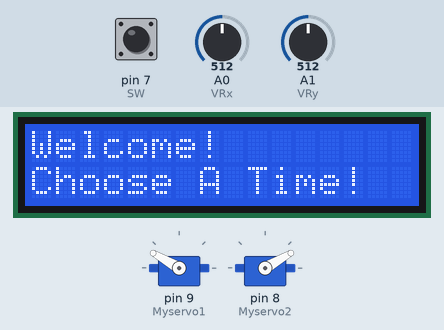
Simulated run of this sketch. Board: Arduino Uno, built with avr-gcc and run on an emulated ATmega328P. Shown: 16×2 character LCD, 2 × servo. Inputs (shaded band) come from the test bench; at power-on: A0 (VRx) = 512, pin 7 (SW) HIGH, A1 (VRy) = 512. What the sketch prints to the serial monitor is not drawn.

Above: at 1.2 s.
1.3 s: A0 (VRx) set to 1002
2.8 s: A0 (VRx) set to 1020
At 2.93 s:
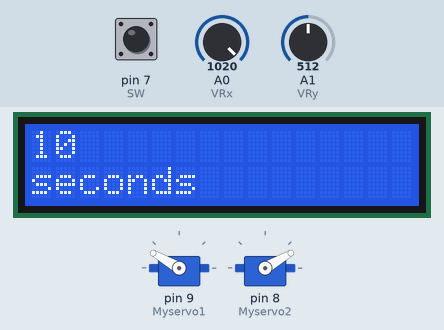
4.6 s: pin 7 (SW) pulled LOW for 3.2 s
At 8.64 s:
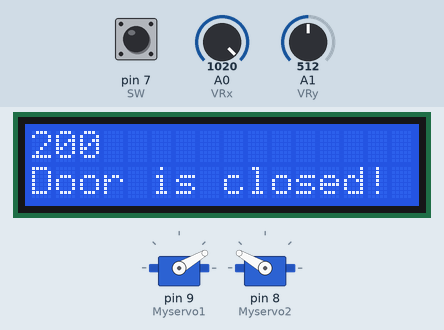
9.4 s: pin 7 (SW) pulled LOW for 0.15 s
At 10.69 s:
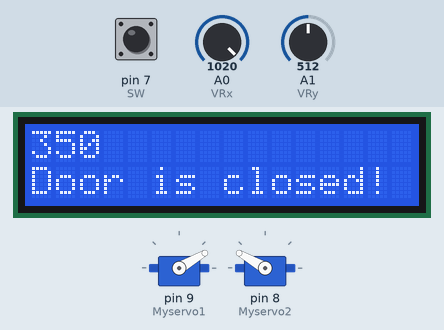
12.1 s: A0 (VRx) set to 306
At 12.15 s:
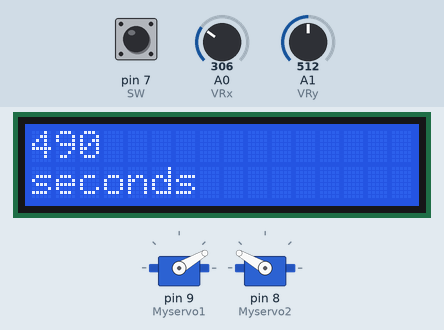
Timing chart, 0 to 14.8 s (numbered marks = the images above; inputs shaded):
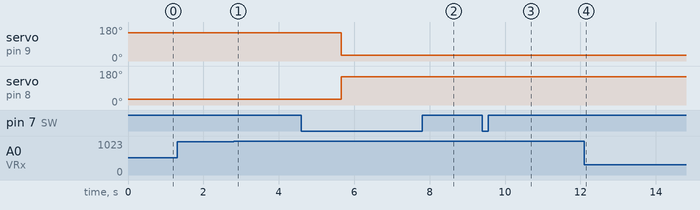

The sketch:

Arduino_LOX.ino
```cpp
#include <LiquidCrystal.h>//lcd library
#include<Servo.h>//servo library
#define SETIME 10
//LCD setup
const int rs = 12, en = 11, d4 = 5, d5 = 4, d6 = 3, d7 = 2;
LiquidCrystal lcd(rs, en, d4, d5, d6, d7);

//Declare Servos
Servo Myservo1;
Servo Myservo2;

int pos = 10;//delcare servo position
int z = 0;
//joystick pins
int VRx = A0;
int VRy = A1;
int SW = 7;
int xPosition = 0;
int yPosition = 0;
int SW_state = 0;
int mapX = 0;
int mapY = 0;
int joytime = 0;
String direct = "";

//timer variables
int ms1000 = 0;
int timer = 0;

//contorls the servos
void servomove(){
  for(pos=10;pos<=170;pos += 10){
    Myservo1.write(pos);
    Myservo2.write(pos);
    delay(10);
    //Serial.println(pos);
  }
  delay(10);

  for(pos=170;pos>=10;pos -= 10){
    Myservo1.write(pos);
    Myservo2.write(pos);
    delay(10);
    //Serial.println(pos);
  }
  delay(10);
}

void dirprint(){
  lcd.clear();
  lcd.print(joytime);
  lcd.setCursor(0, 1);
  lcd.print(direct);
  lcd.setCursor(0, 0);
}
//Reads and prints joystick position
void joystickread(){
  xPosition = analogRead(VRx);
  yPosition = analogRead(VRy);
  SW_state = digitalRead(SW);
  mapX = map(xPosition, 0, 1023, -512, 512);
  mapY = map(yPosition, 0, 1023, -512, 512);

  if (mapX / 100 >= 5){
    direct = "seconds";
    joytime += 10;
    dirprint();
  }
  if (mapX / 100 <= -1){
    direct = "seconds";
    joytime -=10;
      if (joytime < 0){
        joytime = 0;
      }
    dirprint();
  }

  //Serial.println(mapX / 100);
}


//when time is up...
void timeup(){
  joytime = 0;
  Myservo1.write(150);
  Myservo2.write(30);
  delay(100);
  lcd.print("0");
  lcd.clear();
  lcd.print("Time's Up!");
  lcd.setCursor(0,1);
  lcd.print("Open the Door");
  delay(10000);
  lcd.clear();
  lcd.setCursor(0,1);
  lcd.print("Choose A Time!");
  lcd.setCursor(0,0);
  lcd.print("Welcome!");
}

void eventtime()
{
  ++ms1000;
  if (ms1000 == 10) {
    timer = counter(timer);
    ms1000= 0;
  }
  if (timer == 0){
    timeup();
  }
}

int counter(int t){
  if (t >= 0){
    lcd.clear();
    lcd.print(t);
    lcd.setCursor(0,1);
    lcd.print("Door is closed!");
    lcd.setCursor(0,0);
    t = t - 1;
  }
  return(t);
}

void setup(void) {
  //Serial Setup
  while (!Serial);
  Serial.begin(115200);

  //LCD setup
  lcd.begin(16, 2);
  lcd.print("Welcome!");
  lcd.setCursor(0,1);
  lcd.print("Choose A Time!");
  lcd.setCursor(0,0);
  //Servo setup
  Myservo1.attach(9);
  Myservo2.attach(8);
  Myservo1.write(150);
  Myservo2.write(30);

  //Joystick Setup
  pinMode(VRx, INPUT);
  pinMode(VRy, INPUT);
  pinMode(SW, INPUT_PULLUP);
}
void loop() {
    joystickread();
    if (SW_state==0) {
      if (joytime > 0){
          delay(1000);
          Myservo1.write(30);//closing door
          Myservo2.write(150);
          timer = joytime;
          Serial.println(timer);
      }
    }
     if (timer >0){
      eventtime();
     }
    delay (100);
}
```

Measured:
- the behaviour switches between 1011 and 1012 on A0 (VRx) (found by bisection; images 0 and 1)
- after the input at 1.3 s, every drawn part: stays the same
- after the input at 2.8 s, the display: changes after 0.08 s (image 1)
- after the input at 4.6 s, servo on pin 9 (Myservo1): 150° → 30° after 1.1 s; servo on pin 8 (Myservo2): 30° → 150° after 1.1 s
